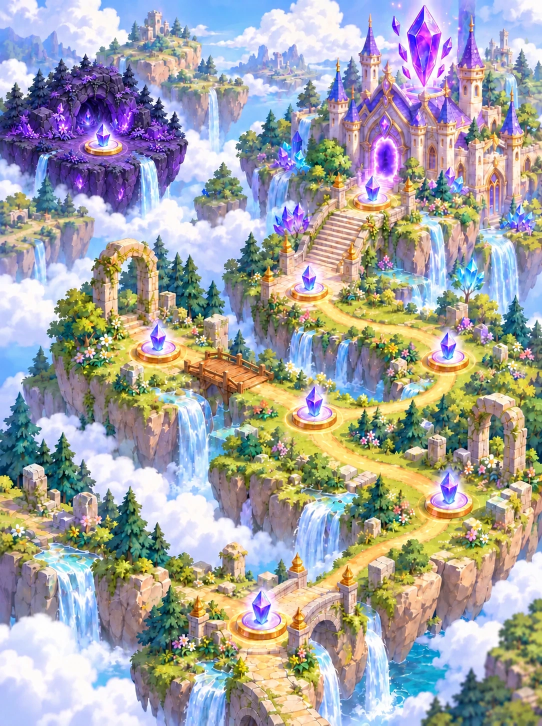
#> input picture assets/story/chapter-3-crystal-sanctuary-map.webp, 1084 x 1451 px, given in place of 01-generated.png, which was not available (shown at 1/2 size)
$ python integrate-world7b.py
#> lines starting #> are read from the running program, lines starting #| are printed output that depends on the picture; after the words box and inside, x2 and y2 are one past the last pixel; in counts of white or black regions, pixels touching at a corner belong together; pictures that were not available may be replaced by others from this repository, and a replacement may not be noted
from pathlib import Path
import json
import numpy as np
from PIL import Image, ImageDraw

root=Path('assets/story')
im=Image.open(root/'source/world7b/01-generated.png').convert('RGB')
#> im is the input picture: PIL image 1084x1451 RGB; mean R, G, B 164.2, 163.8, 164.5
# Visually identified crystal centers in the 683 x 2048 inspection rendering.
seeds=[(120,93),(272,137),(427,164),(543,194),(425,224),(279,255),(141,283),(278,329),(434,360),(549,399),(435,440),(278,479),(142,522),(279,575),(445,634),(556,713),(434,765),(277,799),(138,853),(277,909),(429,957),(548,1035),(429,1079),(274,1134),(145,1210),(274,1264),(428,1318),(555,1380),(440,1438),(333,1918)]
a=np.array(im).astype(float);r,g,b=a[:,:,0],a[:,:,1],a[:,:,2]
#> after `r, g, b = (a[:, :, 0], a[:, :, 1], a[:, :, 2])`:
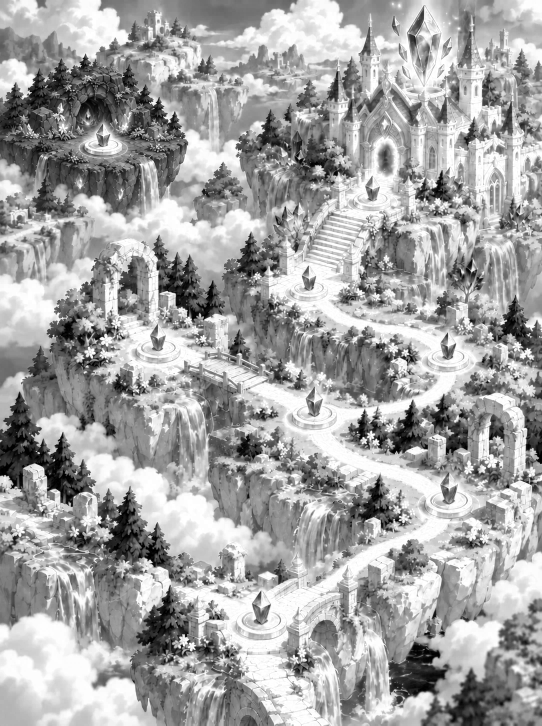
#> r: shape (1451, 1084) float64 (shown at 1/2 size); min 0, max 255, mean 164.2
#> after `r, g, b = (a[:, :, 0], a[:, :, 1], a[:, :, 2])`:
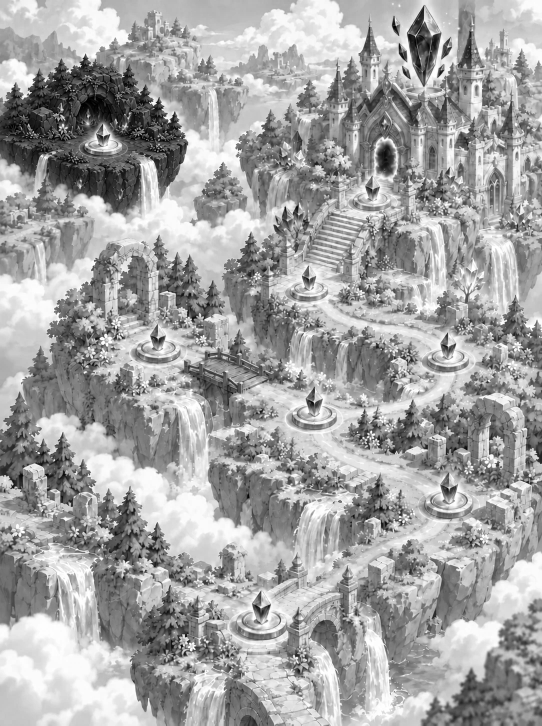
#> g: shape (1451, 1084) float64 (shown at 1/2 size); min 0, max 255, mean 163.8
#> after `r, g, b = (a[:, :, 0], a[:, :, 1], a[:, :, 2])`:
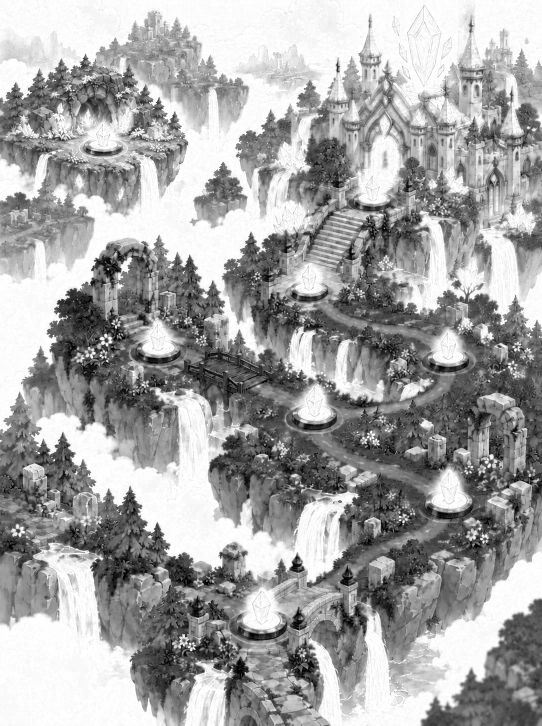
#> b: shape (1451, 1084) float64 (shown at 1/2 size); min 0, max 255, mean 164.5
mask=(b>150)&(b>r*1.15)&(b>g*1.25)&(r>g*.8)
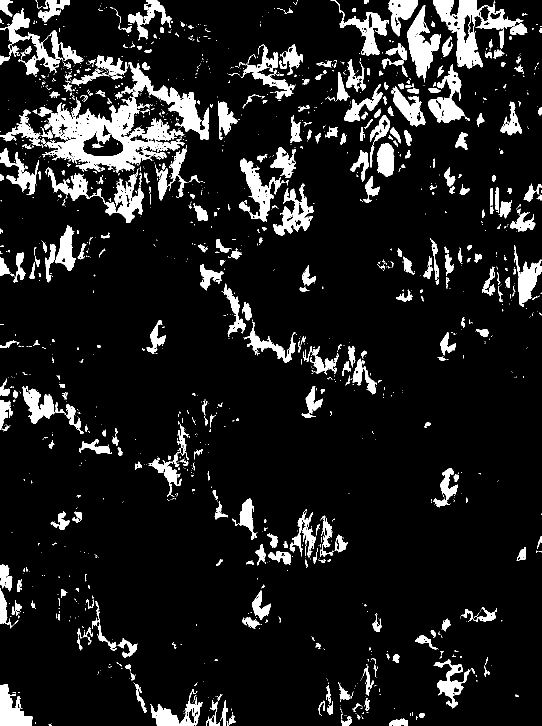
#> mask: shape (1451, 1084) bool (shown at 1/2 size); 10.8% white; 1496 white regions (1094 under 20 px), largest, box (x1, y1, x2, y2) and area: (84, 193, 369, 346) 17183, (867, 0, 1047, 137) 7627, (230, 124, 418, 280) 6055
positions=[]; overlay=im.copy();draw=ImageDraw.Draw(overlay)
for n,(sx,sy) in enumerate(seeds,1):
    px,py=sx*im.width/683,sy*im.height/2048
    x0,x1=int(px-12),int(px+12);y0,y1=int(py-14),int(py+14)
#> (the run stopped early here; a loop or call above may not have finished)

$ run again, on assets/story/chapter-4-misty-castle-map.webp
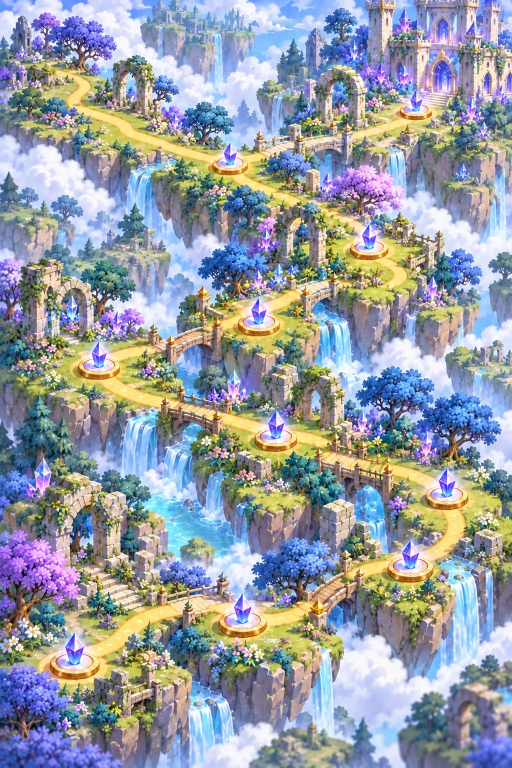
#> input picture assets/story/chapter-4-misty-castle-map.webp, 1024 x 1536 px, given in place of 01-generated.png, which was not available (shown at 1/2 size)
#> im is the input picture: PIL image 1024x1536 RGB; mean R, G, B 150, 156.1, 164.8
#> `r, g, b = (a[:, :, 0], a[:, :, 1], a[:, :, 2])`:
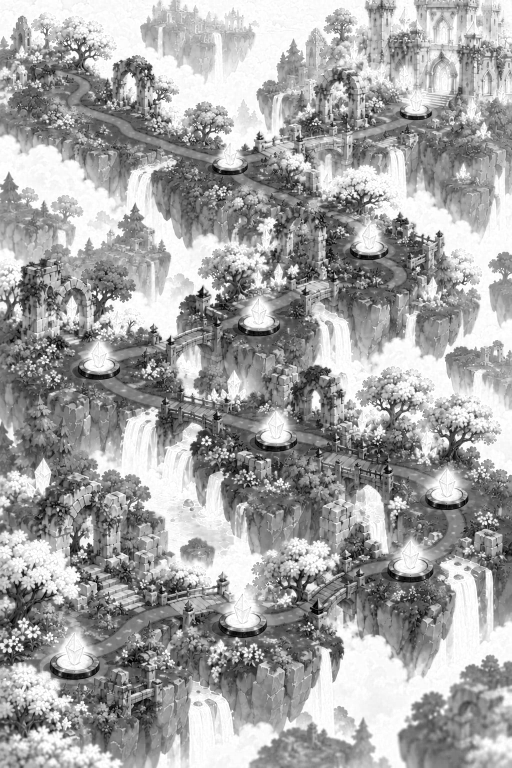
#> b: shape (1536, 1024) float64 (shown at 1/2 size); min 0, max 255, mean 164.8
#> `mask=(b>150)&(b>r*1.15)&(b>g*1.25)&(r>g*.8)`:
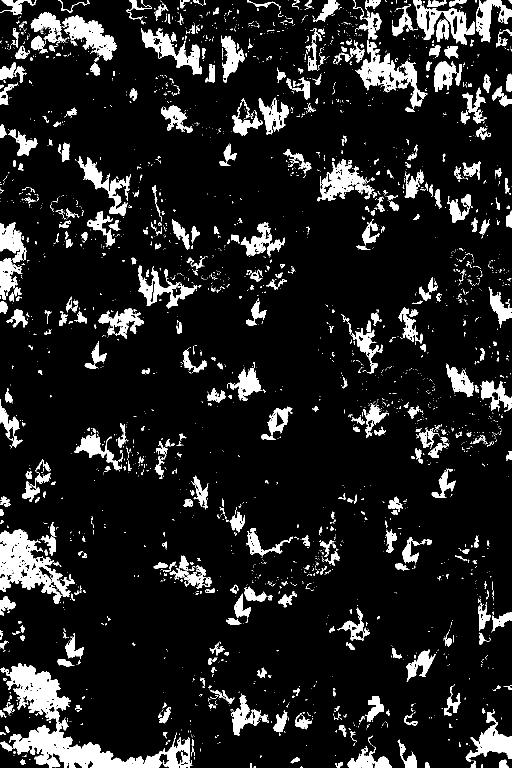
#> mask: shape (1536, 1024) bool (shown at 1/2 size); 11.7% white; 2732 white regions (2227 under 20 px), largest, box (x1, y1, x2, y2) and area: (0, 1326, 385, 1536) 20052, (0, 1058, 150, 1208) 9291, (710, 80, 855, 224) 5629

$ run again, on assets/story/chapter-5-violet-crystal-cave-map-v2.webp
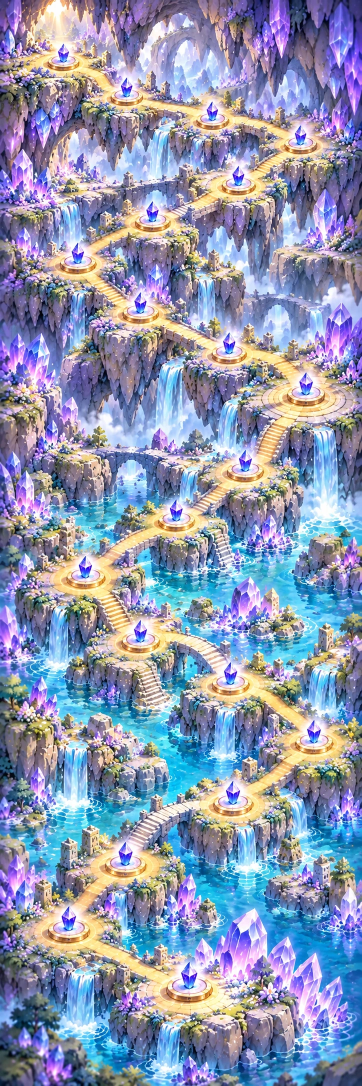
#> input picture assets/story/chapter-5-violet-crystal-cave-map-v2.webp, 724 x 2172 px, given in place of 01-generated.png, which was not available (shown at 1/2 size)
#> im is the input picture: PIL image 724x2172 RGB; mean R, G, B 142.7, 151.1, 177.1
#> `r, g, b = (a[:, :, 0], a[:, :, 1], a[:, :, 2])`:
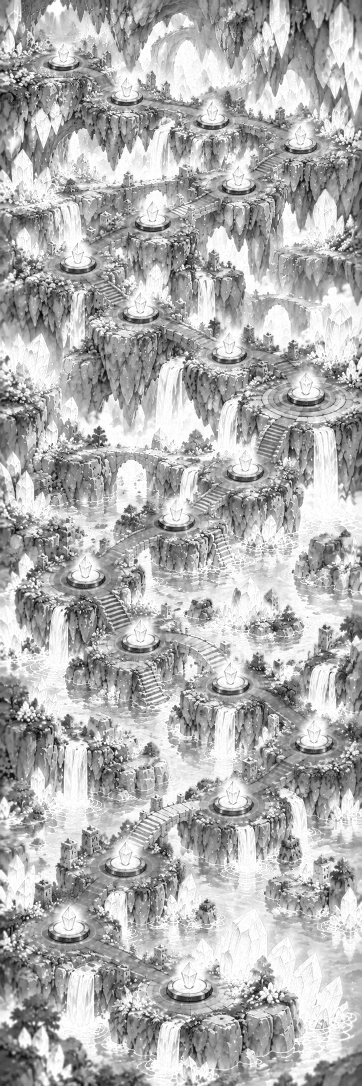
#> b: shape (2172, 724) float64 (shown at 1/2 size); min 0, max 255, mean 177.1
#> `mask=(b>150)&(b>r*1.15)&(b>g*1.25)&(r>g*.8)`:
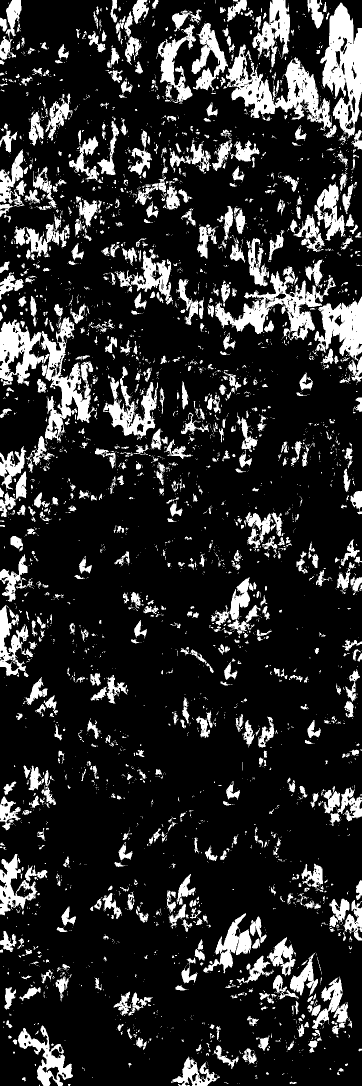
#> mask: shape (2172, 724) bool (shown at 1/2 size); 17.1% white; 3709 white regions (2862 under 20 px), largest, box (x1, y1, x2, y2) and area: (0, 634, 194, 884) 15797, (640, 5, 724, 277) 12253, (452, 89, 664, 262) 12179
